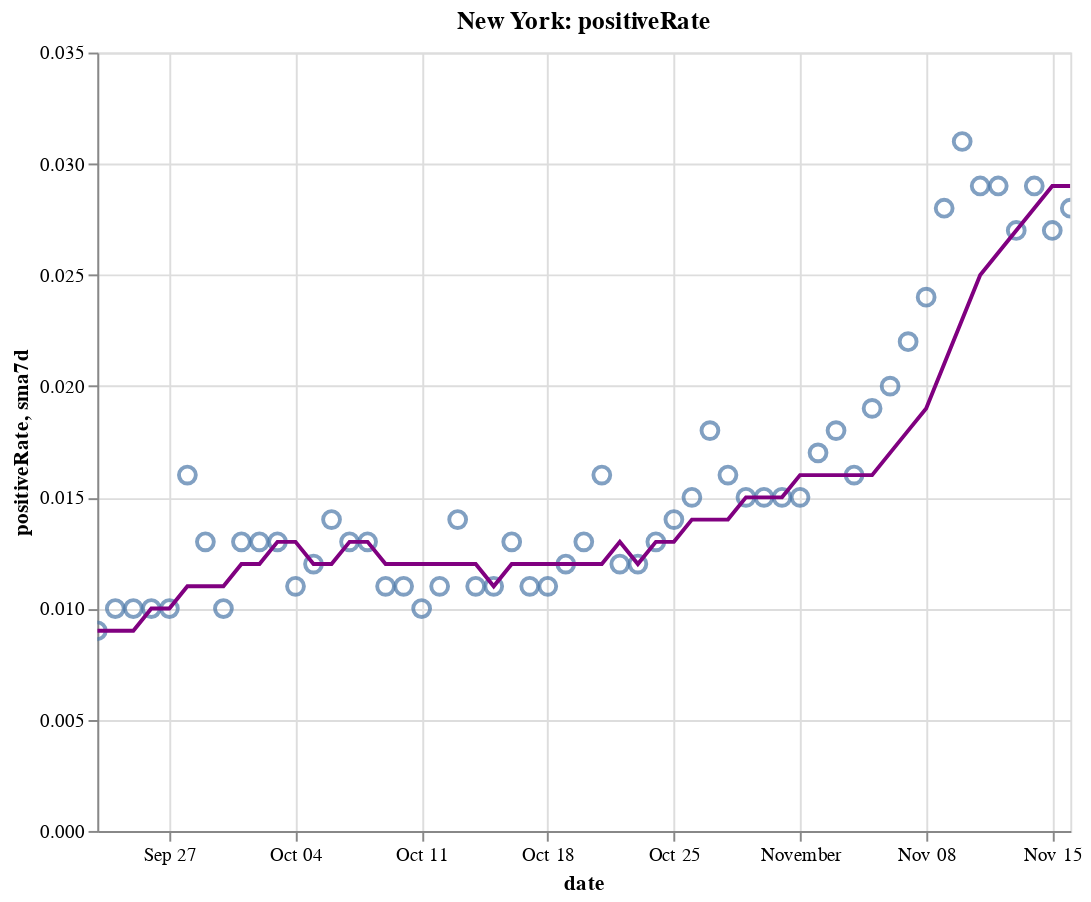

Notebook cell for this chart:
### Code cell
create_plot(ny, 'positiveRate')

### Figure 1 — Vega-Lite specification as saved in the notebook (floating-point values rounded to 4 significant figures)
{"config": {"view": {"continuousWidth": 400, "continuousHeight": 300}}, "layer": [{"layer": [{"mark": {"type": "point", "size": 75}, "encoding": {"tooltip": [{"type": "temporal", "field": "date"}, {"type": "quantitative", "field": "positiveRate"}, {"type": "quantitative", "field": "sma7d"}], "x": {"type": "temporal", "field": "date"}, "y": {"type": "quantitative", "field": "positiveRate"}}, "selection": {"selector010": {"type": "interval", "bind": "scales", "encodings": ["x", "y"]}}}, {"mark": {"type": "line", "color": "purple"}, "encoding": {"x": {"type": "temporal", "field": "date"}, "y": {"type": "quantitative", "field": "sma7d"}}}]}, {"mark": {"type": "rule", "color": "#aaa"}, "encoding": {"x": {"type": "temporal", "field": "date"}}, "transform": [{"filter": {"selection": "selector009"}}]}, {"mark": "circle", "encoding": {"opacity": {"condition": {"value": 1, "selection": "selector009"}, "value": 0}, "tooltip": [{"type": "temporal", "field": "date"}, {"type": "quantitative", "field": "positiveRate"}, {"type": "quantitative", "field": "sma7d"}], "x": {"type": "temporal", "field": "date"}, "y": {"type": "quantitative", "field": "positiveRate"}}, "selection": {"selector009": {"type": "single", "encodings": ["x"], "on": "mouseover", "nearest": true, "empty": "none"}}}, {"mark": {"type": "text", "align": "left", "dx": 5, "dy": -5, "stroke": "white", "strokeWidth": 2}, "encoding": {"text": {"type": "quantitative", "field": "positiveRate"}, "tooltip": [{"type": "temporal", "field": "date"}, {"type": "quantitative", "field": "positiveRate"}, {"type": "quantitative", "field": "sma7d"}], "x": {"type": "temporal", "field": "date"}, "y": {"type": "quantitative", "field": "positiveRate"}}, "transform": [{"filter": {"selection": "selector009"}}]}, {"mark": {"type": "text", "align": "left", "dx": 5, "dy": -5}, "encoding": {"text": {"type": "quantitative", "field": "positiveRate"}, "tooltip": [{"type": "temporal", "field": "date"}, {"type": "quantitative", "field": "positiveRate"}, {"type": "quantitative", "field": "sma7d"}], "x": {"type": "temporal", "field": "date"}, "y": {"type": "quantitative", "field": "positiveRate"}}, "transform": [{"filter": {"selection": "selector009"}}]}], "data": {"name": "data-dd9fb0072fde86fd0b1e9ef2d9565dd2"}, "height": 400, "title": "New York: positiveRate", "width": 500, "$schema": "https://vega.github.io/schema/vega-lite/v4.8.1.json", "datasets": {"data-dd9fb0072fde86fd0b1e9ef2d9565dd2": [{"date": "2020-09-23T00:00:00", "totalTestResultsIncrease": 70930.0, "positiveIncrease": 665.0, "death": 25440.0, "deathIncrease": 5.0, "positiveRate": 0.009, "state": "New York", "sma7d": 0.009}, {"date": "2020-09-24T00:00:00", "totalTestResultsIncrease": 92950.0, "positiveIncrease": 955.0, "death": 25440.0, "deathIncrease": 2.0, "positiveRate": 0.01, "state": "New York", "sma7d": 0.009}, {"date": "2020-09-25T00:00:00", "totalTestResultsIncrease": 94820.0, "positiveIncrease": 908.0, "death": 25450.0, "deathIncrease": 7.0, "positiveRate": 0.01, "state": "New York", "sma7d": 0.009}, {"date": "2020-09-26T00:00:00", "totalTestResultsIncrease": 99950.0, "positiveIncrease": 1005.0, "death": 25450.0, "deathIncrease": 4.0, "positiveRate": 0.01, "state": "New York", "sma7d": 0.01}, {"date": "2020-09-27T00:00:00", "totalTestResultsIncrease": 84770.0, "positiveIncrease": 866.0, "death": 25460.0, "deathIncrease": 6.0, "positiveRate": 0.01, "state": "New York", "sma7d": 0.01}, {"date": "2020-09-28T00:00:00", "totalTestResultsIncrease": 52940.0, "positiveIncrease": 834.0, "death": 25470.0, "deathIncrease": 12.0, "positiveRate": 0.016, "state": "New York", "sma7d": 0.011}, {"date": "2020-09-29T00:00:00", "totalTestResultsIncrease": 88230.0, "positiveIncrease": 1189.0, "death": 25470.0, "deathIncrease": 2.0, "positiveRate": 0.013, "state": "New York", "sma7d": 0.011}, {"date": "2020-09-30T00:00:00", "totalTestResultsIncrease": 97960.0, "positiveIncrease": 1000.0, "death": 25480.0, "deathIncrease": 9.0, "positiveRate": 0.01, "state": "New York", "sma7d": 0.011}, {"date": "2020-10-01T00:00:00", "totalTestResultsIncrease": 109200.0, "positiveIncrease": 1382.0, "death": 25490.0, "deathIncrease": 11.0, "positiveRate": 0.013, "state": "New York", "sma7d": 0.012}, {"date": "2020-10-02T00:00:00", "totalTestResultsIncrease": 119500.0, "positiveIncrease": 1598.0, "death": 25500.0, "deathIncrease": 7.0, "positiveRate": 0.013, "state": "New York", "sma7d": 0.012}, {"date": "2020-10-03T00:00:00", "totalTestResultsIncrease": 134300.0, "positiveIncrease": 1731.0, "death": 25500.0, "deathIncrease": 8.0, "positiveRate": 0.013, "state": "New York", "sma7d": 0.013}, {"date": "2020-10-04T00:00:00", "totalTestResultsIncrease": 110300.0, "positiveIncrease": 1222.0, "death": 25520.0, "deathIncrease": 14.0, "positiveRate": 0.011, "state": "New York", "sma7d": 0.013}, {"date": "2020-10-05T00:00:00", "totalTestResultsIncrease": 76400.0, "positiveIncrease": 933.0, "death": 25530.0, "deathIncrease": 8.0, "positiveRate": 0.012, "state": "New York", "sma7d": 0.012}, {"date": "2020-10-06T00:00:00", "totalTestResultsIncrease": 96360.0, "positiveIncrease": 1393.0, "death": 25540.0, "deathIncrease": 9.0, "positiveRate": 0.014, "state": "New York", "sma7d": 0.012}, {"date": "2020-10-07T00:00:00", "totalTestResultsIncrease": 108200.0, "positiveIncrease": 1360.0, "death": 25540.0, "deathIncrease": 9.0, "positiveRate": 0.013, "state": "New York", "sma7d": 0.013}, {"date": "2020-10-08T00:00:00", "totalTestResultsIncrease": 145800.0, "positiveIncrease": 1836.0, "death": 25560.0, "deathIncrease": 10.0, "positiveRate": 0.013, "state": "New York", "sma7d": 0.013}, {"date": "2020-10-09T00:00:00", "totalTestResultsIncrease": 139300.0, "positiveIncrease": 1592.0, "death": 25560.0, "deathIncrease": 6.0, "positiveRate": 0.011, "state": "New York", "sma7d": 0.012}, {"date": "2020-10-10T00:00:00", "totalTestResultsIncrease": 134600.0, "positiveIncrease": 1447.0, "death": 25570.0, "deathIncrease": 8.0, "positiveRate": 0.011, "state": "New York", "sma7d": 0.012}, {"date": "2020-10-11T00:00:00", "totalTestResultsIncrease": 118300.0, "positiveIncrease": 1143.0, "death": 25570.0, "deathIncrease": 5.0, "positiveRate": 0.01, "state": "New York", "sma7d": 0.012}, {"date": "2020-10-12T00:00:00", "totalTestResultsIncrease": 91790.0, "positiveIncrease": 1029.0, "death": 25590.0, "deathIncrease": 13.0, "positiveRate": 0.011, "state": "New York", "sma7d": 0.012}, {"date": "2020-10-13T00:00:00", "totalTestResultsIncrease": 99070.0, "positiveIncrease": 1393.0, "death": 25600.0, "deathIncrease": 11.0, "positiveRate": 0.014, "state": "New York", "sma7d": 0.012}, {"date": "2020-10-14T00:00:00", "totalTestResultsIncrease": 111700.0, "positiveIncrease": 1232.0, "death": 25600.0, "deathIncrease": 7.0, "positiveRate": 0.011, "state": "New York", "sma7d": 0.012}, {"date": "2020-10-15T00:00:00", "totalTestResultsIncrease": 133200.0, "positiveIncrease": 1460.0, "death": 25620.0, "deathIncrease": 13.0, "positiveRate": 0.011, "state": "New York", "sma7d": 0.011}, {"date": "2020-10-16T00:00:00", "totalTestResultsIncrease": 136000.0, "positiveIncrease": 1707.0, "death": 25630.0, "deathIncrease": 10.0, "positiveRate": 0.013, "state": "New York", "sma7d": 0.012}, {"date": "2020-10-17T00:00:00", "totalTestResultsIncrease": 160000.0, "positiveIncrease": 1784.0, "death": 25640.0, "deathIncrease": 9.0, "positiveRate": 0.011, "state": "New York", "sma7d": 0.012}, {"date": "2020-10-18T00:00:00", "totalTestResultsIncrease": 128800.0, "positiveIncrease": 1390.0, "death": 25640.0, "deathIncrease": 7.0, "positiveRate": 0.011, "state": "New York", "sma7d": 0.012}, {"date": "2020-10-19T00:00:00", "totalTestResultsIncrease": 82010.0, "positiveIncrease": 998.0, "death": 25660.0, "deathIncrease": 15.0, "positiveRate": 0.012, "state": "New York", "sma7d": 0.012}, {"date": "2020-10-20T00:00:00", "totalTestResultsIncrease": 90540.0, "positiveIncrease": 1201.0, "death": 25670.0, "deathIncrease": 13.0, "positiveRate": 0.013, "state": "New York", "sma7d": 0.012}, {"date": "2020-10-21T00:00:00", "totalTestResultsIncrease": 124800.0, "positiveIncrease": 2026.0, "death": 25680.0, "deathIncrease": 7.0, "positiveRate": 0.016, "state": "New York", "sma7d": 0.012}, {"date": "2020-10-22T00:00:00", "totalTestResultsIncrease": 135300.0, "positiveIncrease": 1628.0, "death": 25690.0, "deathIncrease": 15.0, "positiveRate": 0.012, "state": "New York", "sma7d": 0.013}, {"date": "2020-10-23T00:00:00", "totalTestResultsIncrease": 141500.0, "positiveIncrease": 1637.0, "death": 25700.0, "deathIncrease": 11.0, "positiveRate": 0.012, "state": "New York", "sma7d": 0.012}, {"date": "2020-10-24T00:00:00", "totalTestResultsIncrease": 156900.0, "positiveIncrease": 2061.0, "death": 25720.0, "deathIncrease": 13.0, "positiveRate": 0.013, "state": "New York", "sma7d": 0.013}, {"date": "2020-10-25T00:00:00", "totalTestResultsIncrease": 120800.0, "positiveIncrease": 1632.0, "death": 25730.0, "deathIncrease": 12.0, "positiveRate": 0.014, "state": "New York", "sma7d": 0.013}, {"date": "2020-10-26T00:00:00", "totalTestResultsIncrease": 82120.0, "positiveIncrease": 1191.0, "death": 25740.0, "deathIncrease": 12.0, "positiveRate": 0.015, "state": "New York", "sma7d": 0.014}, {"date": "2020-10-27T00:00:00", "totalTestResultsIncrease": 111600.0, "positiveIncrease": 1991.0, "death": 25760.0, "deathIncrease": 16.0, "positiveRate": 0.018, "state": "New York", "sma7d": 0.014}, {"date": "2020-10-28T00:00:00", "totalTestResultsIncrease": 129700.0, "positiveIncrease": 2031.0, "death": 25770.0, "deathIncrease": 15.0, "positiveRate": 0.016, "state": "New York", "sma7d": 0.014}, {"date": "2020-10-29T00:00:00", "totalTestResultsIncrease": 168400.0, "positiveIncrease": 2499.0, "death": 25790.0, "deathIncrease": 19.0, "positiveRate": 0.015, "state": "New York", "sma7d": 0.015}, {"date": "2020-10-30T00:00:00", "totalTestResultsIncrease": 146900.0, "positiveIncrease": 2255.0, "death": 25800.0, "deathIncrease": 12.0, "positiveRate": 0.015, "state": "New York", "sma7d": 0.015}, {"date": "2020-10-31T00:00:00", "totalTestResultsIncrease": 137000.0, "positiveIncrease": 2049.0, "death": 25810.0, "deathIncrease": 3.0, "positiveRate": 0.015, "state": "New York", "sma7d": 0.015}, {"date": "2020-11-01T00:00:00", "totalTestResultsIncrease": 148900.0, "positiveIncrease": 2255.0, "death": 25820.0, "deathIncrease": 17.0, "positiveRate": 0.015, "state": "New York", "sma7d": 0.016}, {"date": "2020-11-02T00:00:00", "totalTestResultsIncrease": 96100.0, "positiveIncrease": 1633.0, "death": 25840.0, "deathIncrease": 14.0, "positiveRate": 0.017, "state": "New York", "sma7d": 0.016}, {"date": "2020-11-03T00:00:00", "totalTestResultsIncrease": 127900.0, "positiveIncrease": 2321.0, "death": 25850.0, "deathIncrease": 15.0, "positiveRate": 0.018, "state": "New York", "sma7d": 0.016}, {"date": "2020-11-04T00:00:00", "totalTestResultsIncrease": 133500.0, "positiveIncrease": 2126.0, "death": 25870.0, "deathIncrease": 15.0, "positiveRate": 0.016, "state": "New York", "sma7d": 0.016}, {"date": "2020-11-05T00:00:00", "totalTestResultsIncrease": 161000.0, "positiveIncrease": 2997.0, "death": 25890.0, "deathIncrease": 24.0, "positiveRate": 0.019, "state": "New York", "sma7d": 0.016}, {"date": "2020-11-06T00:00:00", "totalTestResultsIncrease": 160700.0, "positiveIncrease": 3209.0, "death": 25910.0, "deathIncrease": 18.0, "positiveRate": 0.02, "state": "New York", "sma7d": 0.017}, {"date": "2020-11-07T00:00:00", "totalTestResultsIncrease": 163300.0, "positiveIncrease": 3587.0, "death": 25930.0, "deathIncrease": 18.0, "positiveRate": 0.022, "state": "New York", "sma7d": 0.018}, {"date": "2020-11-08T00:00:00", "totalTestResultsIncrease": 145600.0, "positiveIncrease": 3428.0, "death": 25950.0, "deathIncrease": 19.0, "positiveRate": 0.024, "state": "New York", "sma7d": 0.019}, {"date": "2020-11-09T00:00:00", "totalTestResultsIncrease": 111400.0, "positiveIncrease": 3144.0, "death": 25970.0, "deathIncrease": 26.0, "positiveRate": 0.028, "state": "New York", "sma7d": 0.021}, {"date": "2020-11-10T00:00:00", "totalTestResultsIncrease": 128000.0, "positiveIncrease": 3965.0, "death": 26000.0, "deathIncrease": 32.0, "positiveRate": 0.031, "state": "New York", "sma7d": 0.023}, {"date": "2020-11-11T00:00:00", "totalTestResultsIncrease": 164300.0, "positiveIncrease": 4820.0, "death": 26030.0, "deathIncrease": 21.0, "positiveRate": 0.029, "state": "New York", "sma7d": 0.025}, {"date": "2020-11-12T00:00:00", "totalTestResultsIncrease": 162600.0, "positiveIncrease": 4797.0, "death": 26060.0, "deathIncrease": 29.0, "positiveRate": 0.029, "state": "New York", "sma7d": 0.026}, {"date": "2020-11-13T00:00:00", "totalTestResultsIncrease": 203700.0, "positiveIncrease": 5401.0, "death": 26080.0, "deathIncrease": 24.0, "positiveRate": 0.027, "state": "New York", "sma7d": 0.027}, {"date": "2020-11-14T00:00:00", "totalTestResultsIncrease": 184200.0, "positiveIncrease": 5388.0, "death": 26100.0, "deathIncrease": 24.0, "positiveRate": 0.029, "state": "New York", "sma7d": 0.028}, {"date": "2020-11-15T00:00:00", "totalTestResultsIncrease": 133200.0, "positiveIncrease": 3649.0, "death": 26130.0, "deathIncrease": 30.0, "positiveRate": 0.027, "state": "New York", "sma7d": 0.029}, {"date": "2020-11-16T00:00:00", "totalTestResultsIncrease": 124600.0, "positiveIncrease": 3490.0, "death": 26160.0, "deathIncrease": 26.0, "positiveRate": 0.028, "state": "New York", "sma7d": 0.029}]}}
